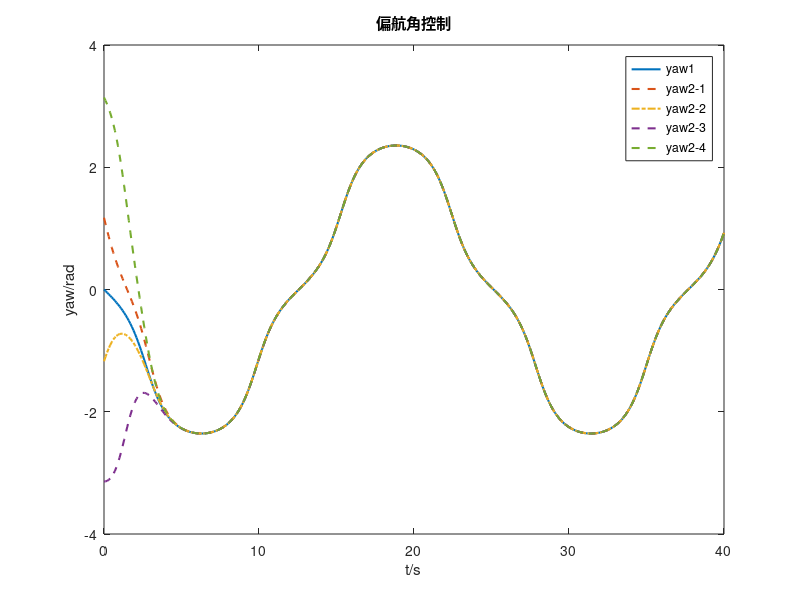

Write MATLAB code to recreate this figure.
%% Leader2偏航角控制
% Author: Yao Chengtao
% 2018/11/8

%% 初始化参数
% 初始化Leader1的轨迹 x1 = [2cos(0.25t), sin(0.5t)]
% 计算Leader1的速度 v1 = [-0.5*sin(0.25*t), 0.5*cos(0.5*t)]
% Leader2的偏航角控制律 omega_yaw = v1/fd*sin(yaw1-yaw2)

%% 绘制不同初始偏航角情况下Leader2的
t = 0:0.1:40;
fd = 0.5;
v1x = -0.5*sin(0.25*t);
v1y = 0.5*cos(0.5*t);
v1 = sqrt( v1x.^2 + v1y.^2);
yaw1 = atan2( v1x, v1y);

% 不同初始偏航角情况下的Leader2的偏航角控制
yaw2_1 = yaw1 + 2.*atan2( real( exp(log(-atan2((yaw1/2 - pi/4), 1)) - (t.*v1)/fd) ), 1);    % 初始偏航角：pi/2
yaw2_2 = yaw1 + 2.*atan2( real( exp(log(-atan2((yaw1/2 + pi/4), 1)) - (t.*v1)/fd) ), 1);    % 初始偏航角：-pi/2
yaw2_3 = yaw1 + 2.*atan(exp(log(cot(yaw1/2)) - (t.*v1)/fd));                % 初始偏航角：pi
yaw2_4 = yaw1 - 2.*atan(exp(log(cot(yaw1/2)) - (t.*v1)/fd));                % 初始偏航角：-pi

figure(1);

plot(t,yaw1,"-", 'LineWidth',1.5);hold on
plot(t, yaw2_1, "--", 'LineWidth',1.5);hold on
plot(t, yaw2_2, "-.", 'LineWidth',1.5);hold on
plot(t, yaw2_3, "--", 'LineWidth',1.5);hold on
plot(t, yaw2_4, "--", 'LineWidth',1.5);hold on
title('偏航角控制');
legend('yaw1','yaw2-1','yaw2-2','yaw2-3','yaw2-4');
xlabel('t/s');
ylabel('yaw/rad');

% figure(2)
% for i=1:1:401
%     clf
%     line([0 sin(yaw1(i))],[0 cos(yaw1(i))]);
%     axis([-2,2,-2,2]);
%     pause(0.1);
% end
